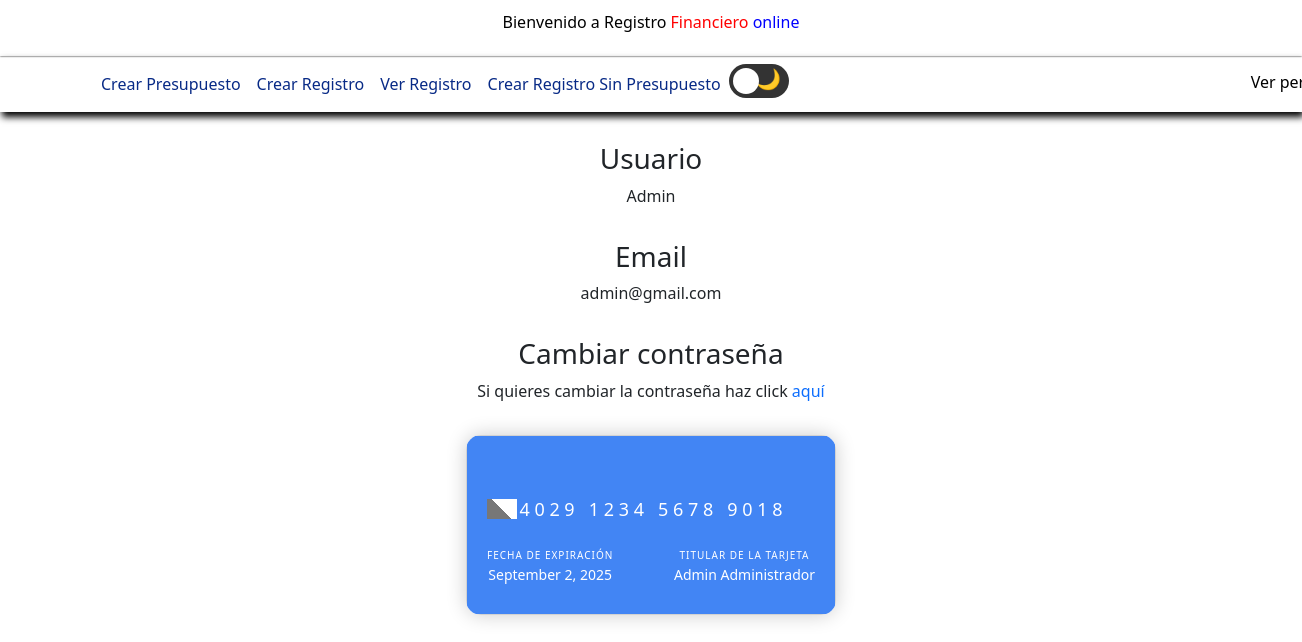
Screenshot of /profile/ (signed in) with the database file from the repository.
### PageLogin/models.py (models this page shows, shortened)
class CardUser(models.Model):
    usuario = models.ForeignKey(Usuario, on_delete=models.CASCADE)
    card = models.CharField(max_length=16, null=False)
    fecha = models.DateTimeField(null=False)
    cvv = models.IntegerField(null=False)
    class Meta:
        verbose_name = 'CardUser'
        verbose_name_plural = 'CardsUsers'

class Usuario(models.Model):
    nombre = models.CharField(max_length=50, null=False)
    apellido = models.CharField(max_length=50, null=False)
    usuario = models.CharField(max_length=255, null=False)
    email = models.EmailField(null=False, blank=True)
    password = models.CharField(max_length=50, null=False)
    presupuesto = models.DecimalField(max_digits=10, decimal_places=2, null=False, default=0)
    presupuesto_actual = models.DecimalField(max_digits=10, decimal_places=2, null=False, default=0)
    ultimo_mes_reinicio = models.CharField(max_length=7, null=True)
    class Meta:
        verbose_name = 'Usurario'
        verbose_name_plural = 'Usuarios'

### PagePrincipal/views.py (the view)
# urls.py: path('profile/', viewProfile.as_view(), name='Profile'),
class viewProfile(LoginRequiredMixin, View):
    login_url = '/login/'
    def get(self, request):
        usuario = request.user
        user = Usuario.objects.get(usuario=usuario)
        card = CardUser.objects.filter(usuario=user)
        return render(request, 'Profile.html', {'usuario': usuario, 'cards': card})

### templates/Profile.html (shortened to what this page needs)
{% extends 'base.html' %}
{% load static %}
{% block content %}
<main class="other_pages">
    <div class="container">
        <div class="mb-3">
            <h3>Usuario</h3>
            <p>{{usuario.username}}</p>
        </div>
        <div class="mb-3">
            <h3>Email</h3>
            <p>{{usuario.email}}</p>
        </div>
        <div class="mb-3">
            <h3>Cambiar contraseña</h3>
            <p>Si quieres cambiar la contraseña haz click <a href="{% url 'Change_Password' %}" style="text-decoration: none;">aquí</a></p>
        </div>
        {% for card in cards %}
            <div class="credit-card">
                <div class="card">
                    <div class="front">
                        <div class="chip"></div>
                        <div class="card-number">
                            {% for digit in card.card|slice:":16" %}
                                <span style="padding-right: -10px;">{{ digit }}</span>
                            {% endfor %}
                        </div>
                        <div class="card-info">
                            <div class="card-expiration">
                                <label>Fecha de expiración</label>
                                <div>{{ card.fecha|date:"F j, Y" }}</div>
                            </div>
                            <div class="card-holder">
                                <label>Titular de la tarjeta</label>
                                <div>{{ card.usuario.nombre}} {{ card.usuario.apellido}}</div>
                            </div>
                        </div>
                    </div>
                    <div class="back">
                    </div>
                </div>
            </div>
        {% endfor %}
    </div>
</main>
{% endblock %}

### static/css/style.css (style rules this page uses)
*, *::before, *::after { margin: 0; box-sizing: border-box; padding: 0; }
body { transition: background-color 0.5s;; }
.other_pages .container { margin-top: 30px; max-width: 1000px; display: flex; justify-content: start; align-items: center; flex-direction: column; text-align: center; }
.credit-card { width: 370px; height: 180px; background-color: #ffffff; border-radius: 15px; overflow: hidden; box-shadow: 0 0 20px rgba(0, 0, 0, 0.2); perspective: 1000px; margin-bottom: 20px; }
.card { position: relative; width: 100%; height: 100%; transform-style: preserve-3d; transition: transform 0.6s; }
.front, .back { position: absolute; width: 100%; height: 100%; backface-visibility: hidden; }
.front { transform: rotateY(0deg); background-color: #4285f4; display: flex; flex-direction: column; padding: 20px; }
.back { transform: rotateY(180deg); background-color: #4285f4; }
.chip { height: 20px; width: 30px; background: linear-gradient(45deg, #777, #777 50%, #fff 50%, #fff 100%); margin-bottom: 20px; position: relative; top: 43px; }
.card-number { color: #fff; font-size: 18px; margin-bottom: 20px; }
.card-info { color: #fff; display: flex; justify-content: space-between; }
.card-expiration, .card-holder { font-size: 14px; }
.card-expiration label, .card-holder label { font-size: 10px; text-transform: uppercase; letter-spacing: 1px; }

### rows the page displays
CardUser: card "4" "0" "2" "9" "1" "2" "3" "4" "5" "6" "7" "8" "9" "0" "1" "8", fecha "September 2, 2025", usuario.nombre "Admin", usuario.apellido "Administrador"

### other values shown
{{ usuario.username }} "Admin"
{{ usuario.email }} "admin@gmail.com"
